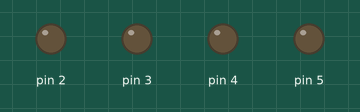
Bench run of a sketch on a simulated Arduino Uno, built with avr-gcc and run on an emulated ATmega328P. On the bench: output pins drawn as LEDs (lit = HIGH).

Above: at 0.1 s.
At 5.1 s:
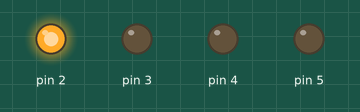
At 10.1 s:
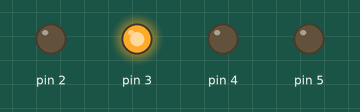
At 15.1 s:
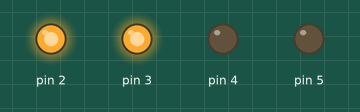
At 25.1 s:
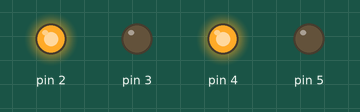
At 35.1 s:
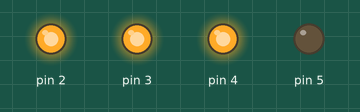
Timing chart, 0 to 36.6 s (numbered marks = the images above):
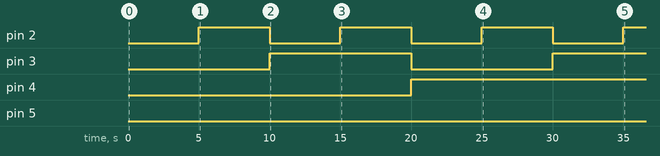

Measured:
- by itself, pin 2: alternates HIGH for 5.0 s and LOW for 5.0 s
- by itself, pin 3: LOW → HIGH at 10.0 s, → LOW 10.0 s later, → HIGH 10.0 s later
- by itself, pin 4: LOW → HIGH at 20.0 s

The sketch:

binary_led.ino
```cpp
void initialize()
{
  digitalWrite(2,LOW);
  digitalWrite(3,LOW);
  digitalWrite(4,LOW);
  digitalWrite(5,LOW);
}

void led_num(int num)
{
  if(num==0)
  {
    digitalWrite(2,LOW);
    digitalWrite(3,LOW);
    digitalWrite(4,LOW);
    digitalWrite(5,LOW);
  }

  else if(num==1)
  {
    digitalWrite(2,HIGH);
    digitalWrite(3,LOW);
    digitalWrite(4,LOW);
    digitalWrite(5,LOW);
  }

  else if(num==2)
  {
    digitalWrite(2,LOW);
    digitalWrite(3,HIGH);
    digitalWrite(4,LOW);
    digitalWrite(5,LOW);
  }

  else if(num==3)
  {
    digitalWrite(2,HIGH);
    digitalWrite(3,HIGH);
    digitalWrite(4,LOW);
    digitalWrite(5,LOW);
  }

  else if(num==4)
  {
    digitalWrite(2,LOW);
    digitalWrite(3,LOW);
    digitalWrite(4,HIGH);
    digitalWrite(5,LOW);
  }

  else if(num==5)
  {
    digitalWrite(2,HIGH);
    digitalWrite(3,LOW);
    digitalWrite(4,HIGH);
    digitalWrite(5,LOW);
  }

  else if(num==6)
  {
    digitalWrite(2,LOW);
    digitalWrite(3,HIGH);
    digitalWrite(4,HIGH);
    digitalWrite(5,LOW);
  }

  else if(num==7)
  {
    digitalWrite(2,HIGH);
    digitalWrite(3,HIGH);
    digitalWrite(4,HIGH);
    digitalWrite(5,LOW);
  }

  else if(num==8)
  {
    digitalWrite(2,LOW);
    digitalWrite(3,LOW);
    digitalWrite(4,LOW);
    digitalWrite(5,HIGH);
  }

  else if(num==9)
  {
    digitalWrite(2,HIGH);
    digitalWrite(3,LOW);
    digitalWrite(4,LOW);
    digitalWrite(5,HIGH);
  }

  else if(num==10)
  {
    digitalWrite(2,LOW);
    digitalWrite(3,HIGH);
    digitalWrite(4,LOW);
    digitalWrite(5,HIGH);
  }

  else if(num==11)
  {
    digitalWrite(2,HIGH);
    digitalWrite(3,HIGH);
    digitalWrite(4,LOW);
    digitalWrite(5,HIGH);
  }

  else if(num==12)
  {
    digitalWrite(2,LOW);
    digitalWrite(3,LOW);
    digitalWrite(4,HIGH);
    digitalWrite(5,HIGH);
  }

  else if(num==13)
  {
    digitalWrite(2,HIGH);
    digitalWrite(3,LOW);
    digitalWrite(4,HIGH);
    digitalWrite(5,HIGH);
  }

  else if(num==14)
  {
    digitalWrite(2,LOW);
    digitalWrite(3,HIGH);
    digitalWrite(4,HIGH);
    digitalWrite(5,HIGH);
  }

  else if(num==15)
  {
    digitalWrite(2,HIGH);
    digitalWrite(3,HIGH);
    digitalWrite(4,HIGH);
    digitalWrite(5,HIGH);
  }

  delay(5000);
  initialize();
}

void setup() {
  // put your setup code here, to run once:
  pinMode(2,OUTPUT);
  pinMode(3,OUTPUT);
  pinMode(4,OUTPUT);
  pinMode(5,OUTPUT);
}

void loop() {
  // put your main code here, to run repeatedly:
  int i;
  for(i=0;i< 16;i++)
  {
    led_num(i);
  }

}
```
